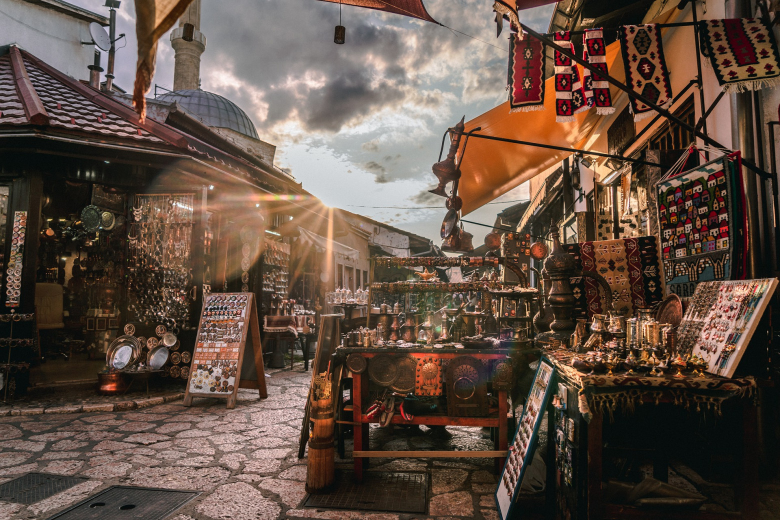
#> input picture module_11/module_11_1/sarajevo.jpg, 1560 x 1040 px (shown at 1/2 size)
$ python module_11_1_nympy.py
#> lines starting #> are read from the running program, lines starting #| are printed output that depends on the picture
# Домашнее задание по теме "Обзор сторонних библиотек Python"

# pandas - считать данные из файла, выполнить простой анализ данных (на своё усмотрение) и вывести результаты в консоль.
# https://habr.com/ru/articles/469355/

import cv2
from matplotlib import pyplot as plt

I = cv2.imread('sarajevo.jpg')[:, :, ::-1]  #OpenCV работает с изображениями в формате BGR, а нам привычен RGB.
                                            # Мы меняем порядок байтов вдоль оси цвета без обращения к функциям OpenCV, используя конструкцию
                                            #"[:, :, ::-1]".
#plt.figure(num=None, figsize=(15, 15), dpi=80, facecolor='w', edgecolor='k')
#plt.imshow(I)
#plt.show()

# Уменьшим изображение в 2 раза по каждой оси. Наше изображение имеет четные размеры по осям,
# соответственно, может быть уменьшено без интерполяции:
I_ = I.reshape(I.shape[0] // 2, 2, I.shape[1] // 2, 2, -1)
print(I_.shape)
#| (520, 2, 780, 2, 3)

plt.figure(num=None, figsize=(10, 10), dpi=80, facecolor='w', edgecolor='k')
plt.imshow(I_[:, 0, :, 0])
plt.show()
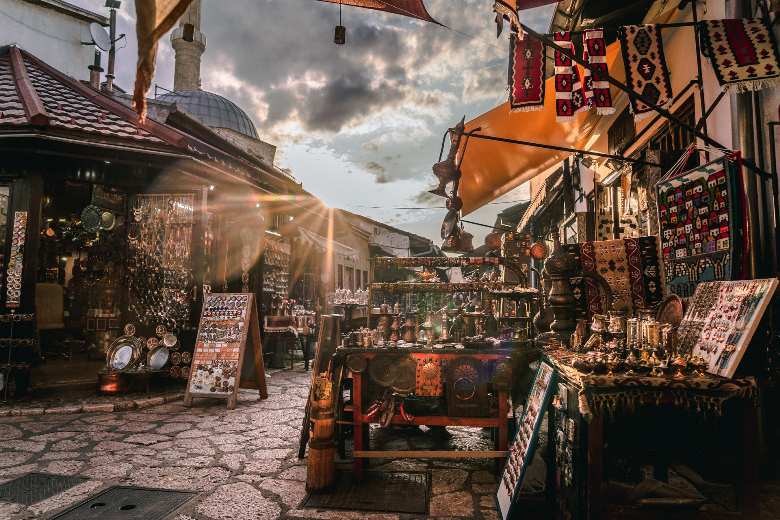
#> shown: shape (520, 780, 3); mean R, G, B 97.7, 79.1, 67.5
